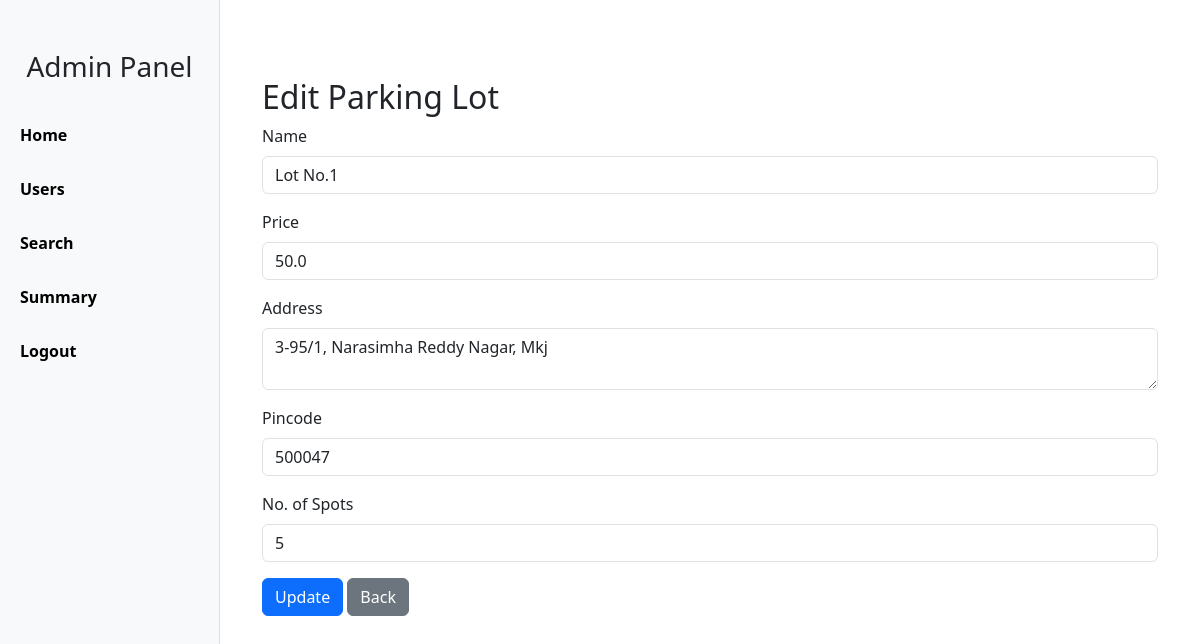
The app's page /admin/edit_lot/5 with its own data.
### tables this page shows
CREATE TABLE parking_lots (
            id INTEGER PRIMARY KEY AUTOINCREMENT,
            name TEXT,
            price REAL,
            address TEXT,
            pincode TEXT,
            total_spots INTEGER
        );

### app.py (the view, shortened to what this page needs)
@app.route("/admin/edit_lot/<int:lot_id>", methods=["GET", "POST"])
def edit_lot(lot_id):
    conn = get_db_connection()
    lot = conn.execute("SELECT * FROM parking_lots WHERE id = ?", (lot_id,)).fetchone()
    conn.close()
    return render_template("edit_lot.html", lot=lot)

### backend/models/db.py (called while the page is built)
def get_db_connection():
    conn = sqlite3.connect(DB_NAME)
    conn.row_factory = sqlite3.Row  # allows dict-style access to rows
    return conn

### templates/edit_lot.html (shortened to what this page needs)
<!DOCTYPE html>
<html lang="en">
<head>
  <link href="https://cdn.jsdelivr.net/npm/bootstrap@5.3.0/dist/css/bootstrap.min.css" rel="stylesheet">
</head>
<body>
  <div class="sidebar">
    <h3 class="text-center mb-4">Admin Panel</h3>
    <a href="/admin/dashboard">Home</a>
    <a href="/admin/users">Users</a>
    <a href="/admin/search">Search</a>
    <a href="/admin/summary">Summary</a>
    <a href="/logout">Logout</a>
  </div>
  <div class="content">
  <div class="container mt-5">
    <h2>Edit Parking Lot</h2>
    <form method="POST">
        <div class="mb-3">
            <label class="form-label">Name</label>
            <input type="text" name="name" class="form-control" value="{{ lot.name }}" required>
        </div>
        <div class="mb-3">
            <label class="form-label">Price</label>
            <input type="number" step="0.01" name="price" class="form-control" value="{{ lot.price }}" required>
        </div>
        <div class="mb-3">
            <label class="form-label">Address</label>
            <textarea name="address" class="form-control">{{ lot.address }}</textarea>
        </div>
        <div class="mb-3">
            <label class="form-label">Pincode</label>
            <input type="text" name="pincode" class="form-control" value="{{ lot.pincode }}" required>
        </div>
        <div class="mb-3">
            <label class="form-label">No. of Spots</label>
            <input type="number" name="total_spots" class="form-control" value="{{ lot.total_spots }}" required>
        </div>
        <button type="submit" class="btn btn-primary">Update</button>
        <a href="{{ url_for('admin_dashboard') }}" class="btn btn-secondary">Back</a>
    </form>
</div>
</div>
</body>
</html>

### templates/edit_lot.html (style rules this page uses)
body { font-family: 'Segoe UI', sans-serif; }
.sidebar { height: 100vh; width: 220px; position: fixed; top: 0; left: 0; background-color: #f8f9fa; padding-top: 50px; border-right: 1px solid #ddd; }
.sidebar a { display: block; padding: 15px 20px; text-decoration: none; color: #000; font-weight: 600; }
.content { margin-left: 220px; padding: 30px; }

### records on screen
parking_lots: name "Lot No.1", price "50.0", address "3-95/1, Narasimha Reddy Nagar, Mkj", pincode "500047", total_spots "5"
